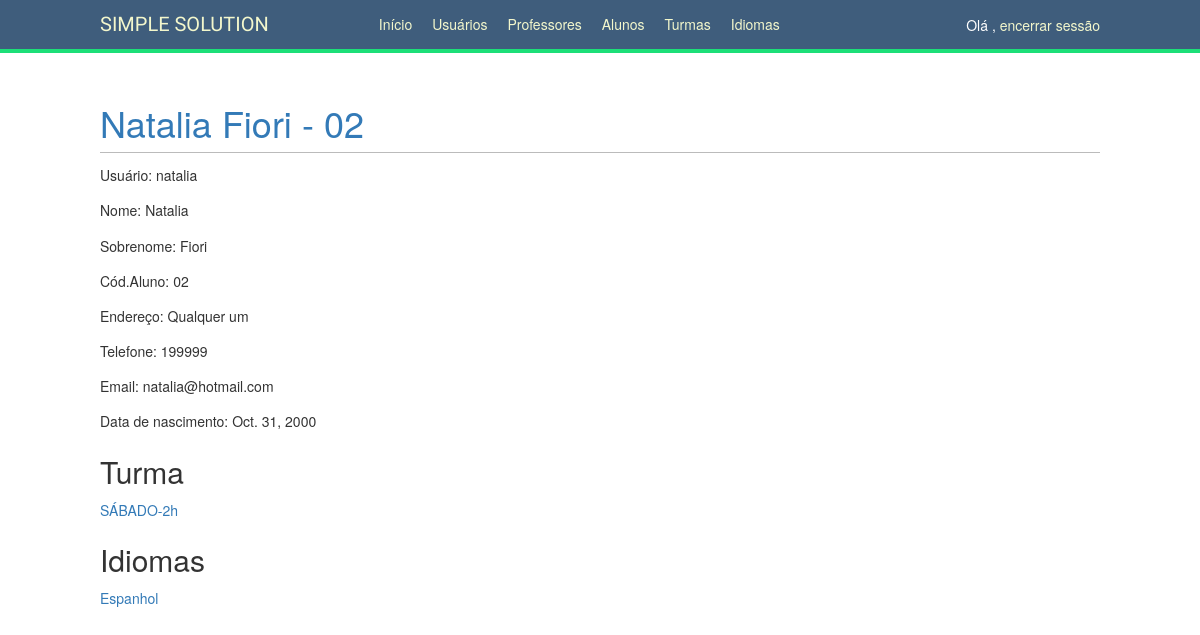
Screenshot of /school/students/2/ (signed in) with the database file from the repository.
### school/models.py (models this page shows, shortened)
class Student(models.Model):
    profile = models.OneToOneField(Profile,
                                   on_delete=models.PROTECT,
                                   primary_key=True)
    code = models.CharField(max_length=25, blank=False, auto_created=True,verbose_name='Cód')
    careers = models.ManyToManyField(Career, blank=True)

class Career(models.Model):
    SEG_QUA = 'SEG-QUA'
    TER_QUI = 'TER-QUI'
    SEXTA = 'SEXTA-2h'
    SABADO = 'SÁBADO-2h'
    WEEK_DAYS_MAP = {
        SEG_QUA: 'SEG-QUA',
        TER_QUI: 'TER-QUI',
        SEXTA: 'SEXTA-2h',
        SABADO: 'SÁBADO-2h',
    }
    WEEK_DAYS_CHOICES = [
        (SEG_QUA, WEEK_DAYS_MAP[SEG_QUA]),
        (TER_QUI, WEEK_DAYS_MAP[TER_QUI]),
        (SEXTA, WEEK_DAYS_MAP[SEXTA]),
        (SABADO, WEEK_DAYS_MAP[SABADO]),
    ]
    name = models.CharField(max_length=80, verbose_name='Dias da semana', choices=WEEK_DAYS_CHOICES)
    code = models.CharField(max_length=25, verbose_name='Cód',unique=True)
    subjects = models.ManyToManyField(Subject, blank=True,)
    time = models.CharField(max_length=30,verbose_name='Horário',default='10:00/11:00')

class Subject(models.Model):
    STARTER = 'STARTER'
    BASIC = 'BASIC'
    INTERMEDIATE = 'INTERMEDIATE'
    ADVANCED = 'ADVANCED'
    SUBJECT_TYPE_MAP = {
        STARTER: 'STARTER',
        BASIC: 'BASIC',
        INTERMEDIATE: 'INTERMEDIATE',
        ADVANCED: 'ADVANCED',
    }
    SUBJECT_TYPE_CHOICES = (
        (STARTER, SUBJECT_TYPE_MAP[STARTER]),
        (BASIC, SUBJECT_TYPE_MAP[BASIC]),
        (INTERMEDIATE, SUBJECT_TYPE_MAP[INTERMEDIATE]),
        (ADVANCED, SUBJECT_TYPE_MAP[ADVANCED]),
    )
    name = models.CharField(max_length=80, unique=True, verbose_name='Nome')
    code = models.CharField(max_length=25, unique=True, verbose_name='Código')
    subject_type = models.CharField(
        max_length=12,
        choices=SUBJECT_TYPE_CHOICES, verbose_name='Nível'
    )
    professors = models.ManyToManyField(Professor, blank=True,)
    students = models.ManyToManyField('Student', blank=True)

### account/models.py (models this page shows, shortened)
class Profile(models.Model):
    PROFESSOR = 'PR'
    STUDENT = 'AL'
    ADMIN = 'AD'
    PROFILE_TYPE_CHOICES = (
        (PROFESSOR, 'Professor'),
        (STUDENT, 'Aluno'),
        (ADMIN, 'Admin')
    )
    user = models.OneToOneField(settings.AUTH_USER_MODEL, on_delete=models.PROTECT)
    date_of_birth = models.DateField(blank=True, null=True, help_text='mm/dd/yy', verbose_name='Data nascimento')
    address = models.CharField(max_length=255, blank=True, verbose_name='Endereço')
    phone = models.CharField(max_length=255, blank=True, verbose_name='Telefone')
    created = models.DateTimeField(auto_now_add=True, verbose_name='Data criação')
    profile_type = models.CharField(
        max_length=2,
        choices=PROFILE_TYPE_CHOICES, verbose_name='Tipo de usuário'
    )

### school/views.py (the view)
# urls.py: path('students/<int:student_id>/', views.student_detail, name='student_detail'),
@staff_member_required
def student_detail(request, student_id):
    student = get_object_or_404(Student, pk=student_id)
    return render(request, 'school/student/detail.html', {'section': 'students',
                                                          'student': student})

### school/templates/school/student/detail.html (shortened to what this page needs)
{% extends "base.html" %}
{% block content %}
    <h1><a href="{% url "student_edit" student.pk %}">{{ student.profile.user.first_name }} {{ student.profile.user.last_name }} - {{ student.code }}</a></h1>
    <p>Usuário: {{ student.profile.user.username }}</p>
    <p>Nome: {{ student.profile.user.first_name }}</p>
    <p>Sobrenome: {{ student.profile.user.last_name }}</p>
    <p>Cód.Aluno: {{ student.code }}</p>
    <p>Endereço: {{ student.profile.address }}</p>
    <p>Telefone: {{ student.profile.phone }}</p>
    <p>Email: {{ student.profile.user.email }}</p>
    <p>Data de nascimento: {{ student.profile.date_of_birth }}</p>
    <h2>Turma</h2>
    {% for career in student.careers.all %}
        <p><a href="{% url "career_detail" career.id %}">{{ career.name }}</a></p>
    {% endfor %}
    <h2>Idiomas</h2>
    {% for subject in student.subject_set.all %}
        <p><a href="{% url "subject_detail" subject.id %}">{{ subject.name }}</a></p>
    {% endfor %}
{% endblock %}

### account/static/css/base.css (style rules this page uses)
body { margin:0; padding:0; font-family:helvetica, sans-VITRif; }
p { line-height: 1.8; }
a { color:#120a8f; text-decoration:none; }
h1, h2, h3, h4, h5 , h6 { font-family: 'Muli', sans-VITRif; font-weight:normal; }
h1 { border-bottom:1px solid #bbb; padding:0 0 10px 0; margin:10px 0 20px 0; }
h2 { margin:30px 0 20px; }

### rows the page displays
Student: profile.user.first_name "Natalia", profile.user.last_name "Fiori", code "02", profile.user.username "natalia", profile.address "Qualquer um", profile.phone "199999", profile.user.email "natalia@hotmail.com", profile.date_of_birth "Oct. 31, 2000"
Career: name "SÁBADO-2h"
Subject: name "Espanhol"
